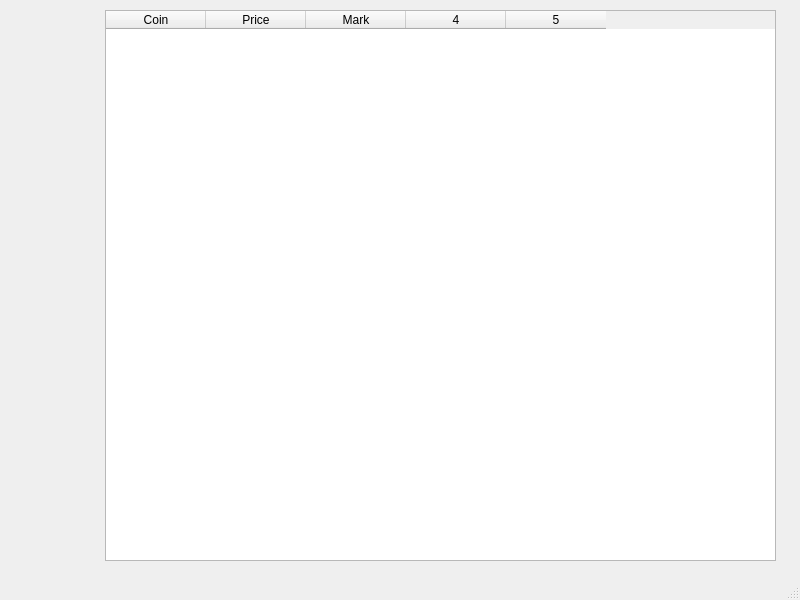
<?xml version="1.0" encoding="UTF-8"?>
<ui version="4.0">
 <class>MainWindow</class>
 <widget class="QMainWindow" name="MainWindow">
  <property name="geometry">
   <rect>
    <x>0</x>
    <y>0</y>
    <width>800</width>
    <height>600</height>
   </rect>
  </property>
  <property name="windowTitle">
   <string>MainWindow</string>
  </property>
  <widget class="QWidget" name="centralwidget">
   <widget class="QTableWidget" name="tableWidget">
    <property name="geometry">
     <rect>
      <x>105</x>
      <y>10</y>
      <width>671</width>
      <height>551</height>
     </rect>
    </property>
    <property name="columnCount">
     <number>5</number>
    </property>
    <column>
     <property name="text">
      <string>Coin</string>
     </property>
    </column>
    <column>
     <property name="text">
      <string>Price</string>
     </property>
    </column>
    <column>
     <property name="text">
      <string>Mark</string>
     </property>
    </column>
    <column/>
    <column/>
   </widget>
  </widget>
  <widget class="QMenuBar" name="menubar">
   <property name="geometry">
    <rect>
     <x>0</x>
     <y>0</y>
     <width>800</width>
     <height>21</height>
    </rect>
   </property>
  </widget>
  <widget class="QStatusBar" name="statusbar"/>
 </widget>
 <resources/>
 <connections/>
</ui>
